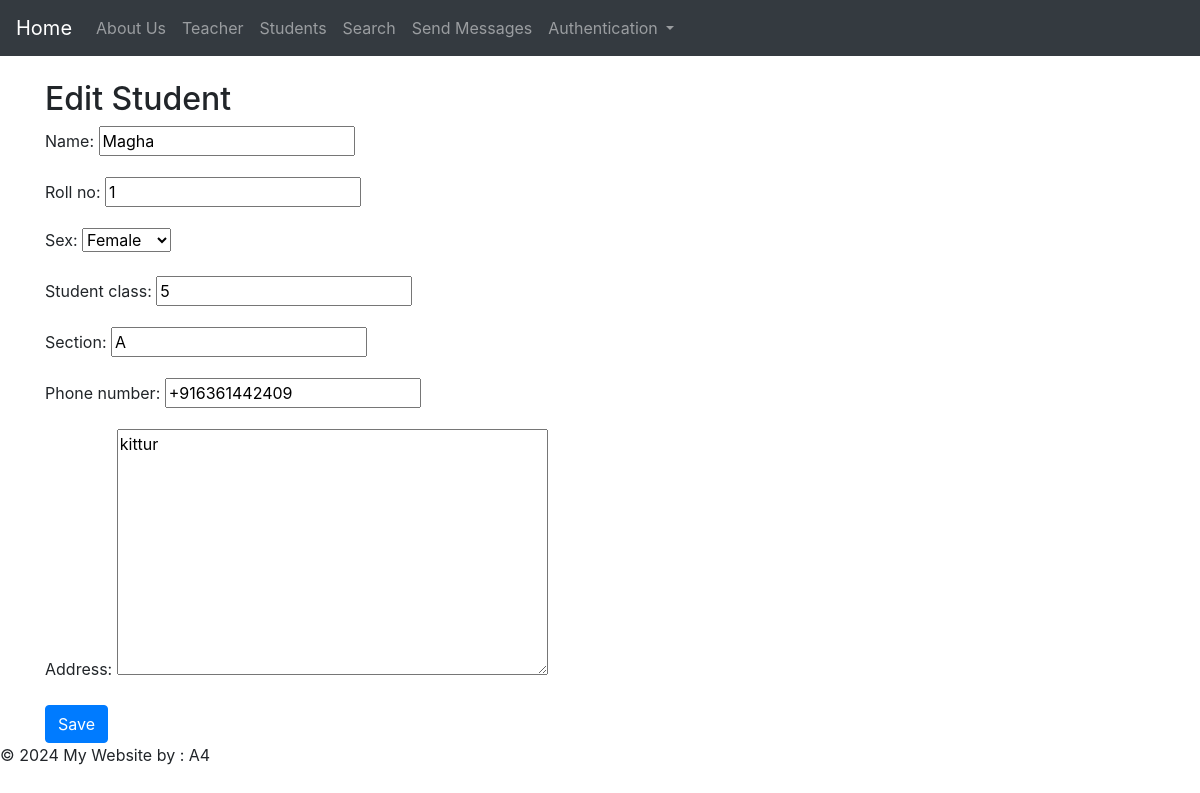
The page /student/16/edit/ (signed in) on the database its author committed.
### myapp/models.py (models this page shows, shortened)
class Student(models.Model):
    SEX_CHOICES = [
        ('M', 'Male'),
        ('F', 'Female'),
        ('O', 'Other'),
    ]
    name = models.CharField(max_length=100)
    roll_no = models.CharField(max_length=10)
    sex = models.CharField(max_length=1, choices=SEX_CHOICES)
    student_class = models.CharField(max_length=10)
    section=models.CharField(max_length=2,default='A')
    phone_number = models.CharField(max_length=15)  # Ensure enough length for phone numbers
    address = models.TextField()

### myapp/views.py (the view)
# urls.py: path('student/<int:pk>/edit/', views.student_edit_view, name='student_edit'),
@login_required
def student_edit_view(request, pk):
    student = get_object_or_404(Student, pk=pk)
    if request.method == 'POST':
        form = StudentForm(request.POST, instance=student)
        if form.is_valid():
            form.save()
            return redirect('student_display', pk=student.pk)
    else:
        form = StudentForm(instance=student)
    return render(request, 'student_edit.html', {'form': form})

### myapp/forms.py
class StudentForm(forms.ModelForm):
    class Meta:
        model = Student
        fields = ['name', 'roll_no', 'sex', 'student_class','section', 'phone_number', 'address']

### myapp/templates/student_edit.html (shortened to what this page needs)
{% extends 'base.html' %}
{% block content %}
  <h2>Edit Student</h2>
  <form method="post">
    {{ form.as_p }}
    <button type="submit" class="btn btn-primary">Save</button>
  </form>
{% endblock %}

### rows shown on the page
Student: name "Magha", roll_no "1", sex "Female", student_class "5", section "A", phone_number "+916361442409", address "kittur"
